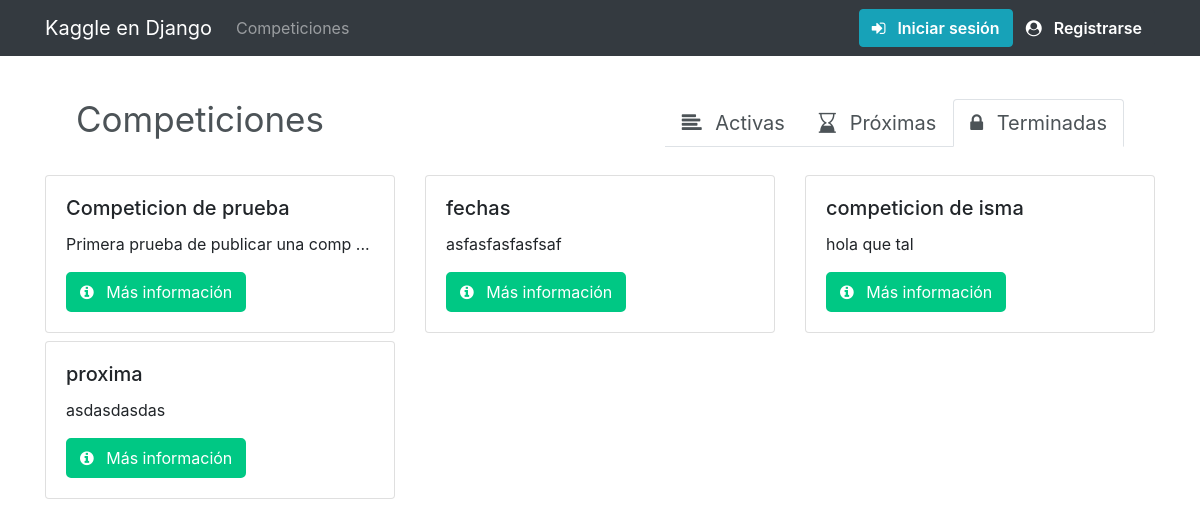
/dashboard/pasts, run on the app's committed database.
### dashboard/models.py (models this page shows)
class Dashboard(models.Model):
    title = models.CharField(max_length=30)
    description = models.TextField()
    beginning = models.DateField(default=timezone.now)
    deadline = models.DateField()
    max_daily_uploads = models.IntegerField(default=5)
    wait_time_uploads = models.IntegerField(default=60) # Minutes
    participants = models.IntegerField(default=0)
    author = models.TextField()

### dashboard/views.py (the view)
# urls.py: path("pasts", views.pasts, name="pasts"),
def pasts(request):
    competitions = Dashboard.objects.filter(deadline__lte=today)
    context = {
        'competitions': competitions,
        'show_competitions': True
    }
    return render(request, 'pasts.html', context)

### dashboard/templates/pasts.html
{% extends "competitions.html" %}
{% block active_pasts %}active{% endblock %}

### dashboard/templates/competitions.html (shortened to what this page needs)
{% extends "base.html" %}
{% block page_content %}
<nav class="navbar navbar-expand-lg navbar-white bg-white pb-4" style:"">
    <div class="container">
        <a class="navbar-brand" style="color: #4c5357; font-size: 35;" href="{% url 'actives' %}">Competiciones</a>
        <ul class="nav nav-tabs pt-2">
            <li class="nav-item">
                <a class="nav-link {% block active_actives %}{% endblock %}" style="color: 4c5357; font-size: 20;"
                    href="{% url 'actives' %}">
                    <span class="fa fa-align-left pr-2"></span>
                    Activas
                </a>
            </li>
            <li class="nav-item">
                <a class="nav-link {% block active_coming %}{% endblock %}" style="color: #4c5357; font-size: 20;"
                    href="{% url 'coming' %}">
                    <span class="fa fa-hourglass-end pr-2"></span>
                    Próximas
                </a>
            </li>
            <li class="nav-item">
                <a class="nav-link {% block active_pasts %}{% endblock %}" style="color: #4c5357; font-size: 20;"
                    href="{% url 'pasts' %}">
                    <span class="fa fa-lock pr-2"></span>
                    Terminadas
                </a>
            </li>
        </ul>
    </div>
</nav>
{% if show_competitions == True %}
<div class="row">
    {% for competition in competitions %}
    <div class="col-md-4">
        <div class="card mb-2">
            <div class="card-body">
                <h5 class="card-title">{{ competition.title }}</h5>
                <p class="card-text">
                    {{ competition.description|slice:":35" }}
                    {% if competition.description|length >= 35 %}
                    ...
                    {% endif %}
                </p>
                <a href="{% url 'competition' competition.pk %}" class="btn btn-info"
                    style="color: white; background-color: #00c884; border-radius: 5px; border: 2px solid #00c884;">
                    <span class="fa fa-info-circle pr-2"></span>
                    Más información
                </a>
            </div>
        </div>
    </div>
    {% endfor %}
</div>
{% endif %}
{% endblock %}

### data on the page
Dashboard: title "Competicion de prueba", description "Primera prueba de publicar una comp"
Dashboard: title "fechas", description "asfasfasfasfsaf"
Dashboard: title "competicion de isma", description "hola que tal"
Dashboard: title "proxima", description "asdasdasdas"
